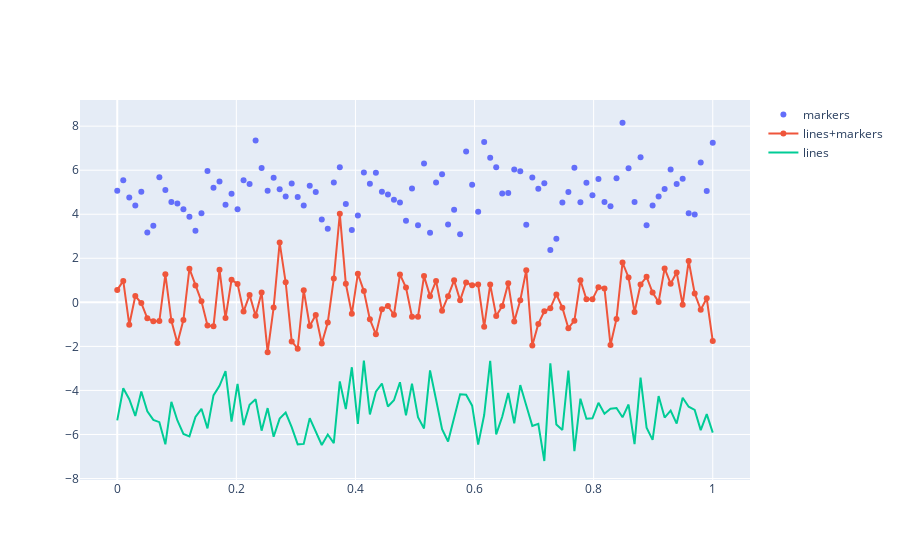

The cell this chart's notebook holds for it:
### Markdown cell above
### Line and Scatter Plot

### Code cell
import plotly
import plotly.graph_objs as go

# Create random data with numpy
import numpy as np

N = 100
random_x = np.linspace(0, 1, N)
random_y0 = np.random.randn(N)+5
random_y1 = np.random.randn(N)
random_y2 = np.random.randn(N)-5

# Create traces
trace0 = go.Scatter(
    x = random_x,
    y = random_y0,
    mode = 'markers',
    name = 'markers'
)

trace1 = go.Scatter(
    x = random_x,
    y = random_y1,
    mode = 'lines+markers',
    name = 'lines+markers'
)

trace2 = go.Scatter(
    x = random_x,
    y = random_y2,
    mode = 'lines',
    name = 'lines'
)

data = [trace0, trace1, trace2]
plotly.offline.iplot(data, filename='scatter-mode')
